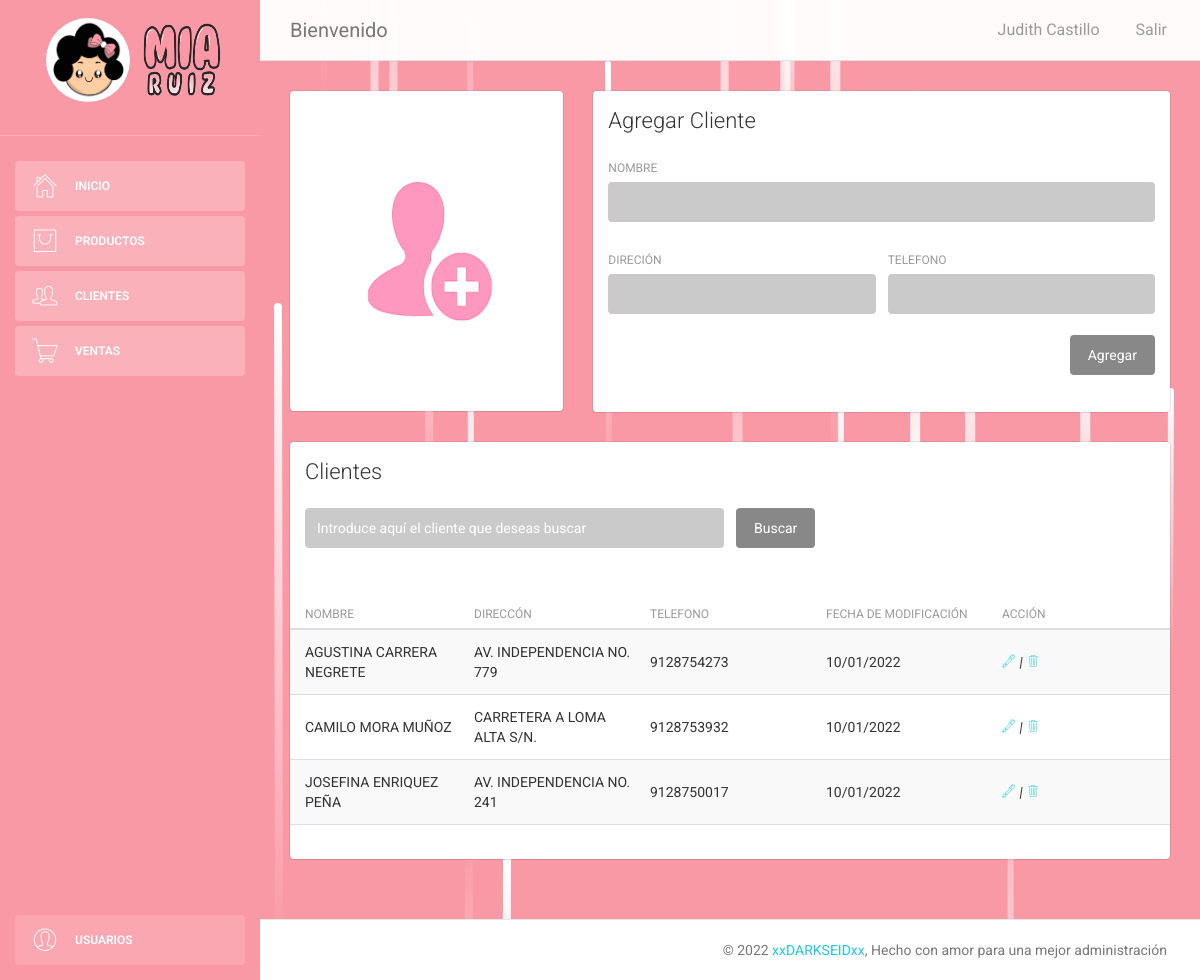
Page /body-admin/clientes.php (signed in) on the committed database.
### tables this page shows
CREATE TABLE `clientes` (
  `id_cliente` int(11) NOT NULL,
  `nombreC` varchar(100) NOT NULL,
  `direccionC` varchar(100) NOT NULL,
  `telefonoC` varchar(50) NOT NULL,
  `fechaModC` varchar(50) NOT NULL
);

### body-admin/clientes.php (the view, shortened to what this page needs)
<?php
  if($_SESSION["logueado"] == TRUE) {
?>
<!doctype html>
<html lang="en">
<head>
    <link href="assets/css/bootstrap.min.css" rel="stylesheet" />
    <link href="assets/css/animate.min.css" rel="stylesheet"/>
    <link href="assets/css/light-bootstrap-dashboard.css?v=1.4.0" rel="stylesheet"/>
    <link href="assets/css/demo.css" rel="stylesheet" />
    <link href="http://maxcdn.bootstrapcdn.com/font-awesome/4.2.0/css/font-awesome.min.css" rel="stylesheet">
    <link href="assets/css/pe-icon-7-stroke.css" rel="stylesheet" />
    <link rel="stylesheet" href="../css/estilos.css">
</head>
<body>
<div class="wrapper">
    <?php require("menuVertical.php");?>
    <div class="main-panel">
    <?php require("menuHorizontal.php");?>
        <div class="content">
            <div class="container-fluid">
                <div class="row">
                <div class="col-md-4">
                        <div class="card">
                            <div class="sidebar-wrapper">
                             <div class="logo">
                                    <div class="form-group text-center pt-3">
                                    <img src='../img/clien.jpg' class='imgC' />
                                    </div>
                                </div>
                            </div>
                        </div>
                    </div>
                    <div class="col-md-8">
                        <div class="card">
                            <div class="header">
                                <h4 class="title">Agregar Cliente</h4>
                            </div>
                            <div class="content">
                                <form action="../body-php/controlador/addCliente.php" method="post">
                                    <div class="row">
                                        <div class="col-md-12">
                                            <div class="form-group">
                                                <label>Nombre</label>
                                                <input type="text" class="form-control" name="nombreC" required>
                                            </div>
                                        </div>
                                    </div>
                                    <div class="row">
                                        <div class="col-md-6">
                                            <div class="form-group">
                                                <label>Direción</label>
                                                <input type="text" class="form-control" name="direccionC" required>
                                            </div>
                                        </div>
                                        <div class="col-md-6">
                                            <div class="form-group">
                                                <label>Telefono</label>
                                                <input type="number" class="form-control" name="telefonoC" required>
                                            </div>
                                        </div>
                                    </div>
                                    <button type="submit" name="enviar" class="btn btn-secondary btn-fill pull-right">Agregar</button>
                                    <div class="clearfix"></div>
                                    <div class="row">
                                        <div class="col-md-12">
                                        </div>
                                    </div>
                                </form>
                            </div>
                        </div>
                    </div>
                    <div class="col-md-12">
                        <div class="card">
                            <div class="header">
                                <h4 class="title">Clientes</h4>
                            </div>
                            <div class="content">
                            <div class="row">
                            <form  method='GET'>
                                <div class="col-md-6">
                                    <div class="form-group">
                                        <input type="text" name="buscador" class="form-control" placeholder="Introduce aquí el cliente que deseas buscar">
                                    </div>
                                </div>
                                <div class="col-md-6">
                                    <div class="form-group">
                                        <button type="submit" class="btn btn-secondary btn-fill pull-left">Buscar</button>
                                    </div>
                                </div>
                            </form>
                            </div>
                            </div>
                            <div class="content table-full-width">
                                <table class="table table-hover table-striped">
                                    <thead>
                                    	<th>Nombre</th>
                                    	<th>Direccón</th>
                                    	<th>Telefono</th>
                                        <th>Fecha de Modificación</th>
                                        <?php
                                            if($_SESSION["tipo1"]==1){
                                                echo "<th>Acción</th>";
                                            }
                                        ?>
                                    </thead>
                                    <tbody>
                                    <?php
                                    require("../body-php/controlador/bd.php");
                                    $auxBuscador="\\.[^A-Za-z]*[a-z]";
                                    $consulta = "SELECT * FROM clientes where
                                                    nombreC REGEXP '$auxBuscador'
                                                or
                                                    direccionC REGEXP '$auxBuscador'
                                                or
                                                    telefonoC REGEXP '$auxBuscador'
                                                or
                                                    fechaModC REGEXP '$auxBuscador'
                                                ORDER BY nombreC ASC";
                                    $resultado=$conexion->query($consulta);
                                    while($fila = $resultado->fetch_array()){
                                        echo "<tr>";
                                        echo "<td>".$fila['nombreC']."</td>";
                                        echo "<td>".$fila['direccionC']."</td>";
                                        echo "<td>".$fila['telefonoC']."</td>";
                                        echo "<td>".$fila['fechaModC']."</td>";
                                        if($_SESSION["tipo1"]==1){
                                      echo "<td>
                                                <a href='modC.php?id_cliente=".$fila['id_cliente']."&nombreC=".$fila['nombreC']."&direccionC=".$fila['direccionC']."&telefonoC=".$fila['telefonoC']."' >
                                                    <i class='pe-7s-pen'></i>
                                                </a>
                                                <i>|</i>
                                                <a href='../body-php/controlador/deleteC.php? id_cliente=".$fila['id_cliente']."&nombreC=".$fila['nombreC']."'>
                                                    <i class='pe-7s-trash'></i>
                                                </a>
                                            </td>";
                                        }
                                        echo"</tr>";
                                    }
                                    ?>
                                    </tbody>
                                </table>
                            </div>
                        </div>
                    </div>
                </div>
            </div>
        </div>
        <?php require("pie.php"); ?>
    </div>
</div>
</body>
</html>
<?php
}
?>

### body-admin/menuVertical.php
<div class="sidebar" data-color="miaruiz">
    	<div class="sidebar-wrapper">
            <div class="logo">
                    <div class="form-group text-center pt-3">
                        <img src='../img/logo.png' class='imgHome' />
                        <img src='../img/letras.png' class='imghomeletras' />
                    </div>
            </div>
            <ul class="nav">
                <li class="active">
                    <a href="home.php">
                        <i class="pe-7s-home"></i>
                        <p>Inicio</p>
                    </a>
                </li>
                <li class="active">
                    <a href="productos.php">
                        <i class="pe-7s-shopbag"></i>
                        <p>Productos</p>
                    </a>
                </li>
                <li class="active">
                    <a href="clientes.php">
                        <i class="pe-7s-users"></i>
                        <p>Clientes</p>
                    </a>
                </li>
                <li class="active">
                    <a href="ventas.php">
                        <i class="pe-7s-cart"></i>
                        <p>Ventas</p>
                    </a>
                </li>
                <?php
                    if($_SESSION["tipo1"]==1){
                        echo "
                        <li class='active-pro'>
                    <a href='usuarios.php'>
                        <i class='pe-7s-user'></i>
                        <p>Usuarios</p>
                    </a>
                </li>";
                    }
                ?>
            </ul>
    	</div>
    </div>

### body-admin/menuHorizontal.php (shortened to what this page needs)
<nav class="navbar navbar-default navbar-fixed">
            <div class="container-fluid">
                <div class="navbar-header">
                    <a class="navbar-brand" href="#">Bienvenido</a>
                </div>
                <div class="collapse navbar-collapse">
                    <ul class="nav navbar-nav navbar-right">
                        <li>
                           <a href="">
                               <p><?php echo $_SESSION["usr"]; ?></p>
                            </a>
                        </li>
                        <li>
                            <a href="../body-php/controlador/salir.php">
                                <p>Salir</p>
                            </a>
                        </li>
                    </ul>
                </div>
            </div>
        </nav>

### body-admin/pie.php
<footer class="footer">
            <div class="container-fluid">
                <p class="copyright pull-right">
                    &copy; <script>document.write(new Date().getFullYear())</script> <a href="#">xxDARKSEIDxx</a>, Hecho con amor para una mejor administración
                </p>
            </div>
        </footer>

### body-admin/assets/css/demo.css (style rules this page uses)
.sidebar .nav > li.active-pro { position: absolute; width: 100%; bottom: 10px; }
.sidebar .nav > li.active-pro a { background: rgba(255, 255, 255, 0.14); opacity: 1; color: #FFFFFF; }

### css/estilos.css (style rules this page uses)
body { background-image: url(../img/fondo.svg); }
.form-control { background: rgba(80, 80, 80, 0.3); border-style: none; transition: 0.5s ease-in; outline: none; box-shadow: none; color: rgb(255, 255, 255); }
.form-control::placeholder { color: white; }
.imgHome { width:100px; height:100px; border-radius:150px; border:8px solid #F999A5; }
.imghomeletras { width:80px; height:80px; }
.imgC { width:200px; height:320px; }
tbody { display: block; height: 200px; overflow-y: scroll; overflow-x: scroll; }
thead, tbody tr { display: table; width: 100%; table-layout: fixed; }

### rows in the picture
clientes: nombreC "AGUSTINA CARRERA NEGRETE", direccionC "AV. INDEPENDENCIA NO. 779", telefonoC "9128754273", fechaModC "10/01/2022"
clientes: nombreC "CAMILO MORA MUÑOZ", direccionC "CARRETERA A LOMA ALTA S/N.", telefonoC "9128753932", fechaModC "10/01/2022"
clientes: nombreC "JOSEFINA ENRIQUEZ PEÑA", direccionC "AV. INDEPENDENCIA NO. 241", telefonoC "9128750017", fechaModC "10/01/2022"

### other values in the picture
$_SESSION["usr"] "Judith Castillo"
